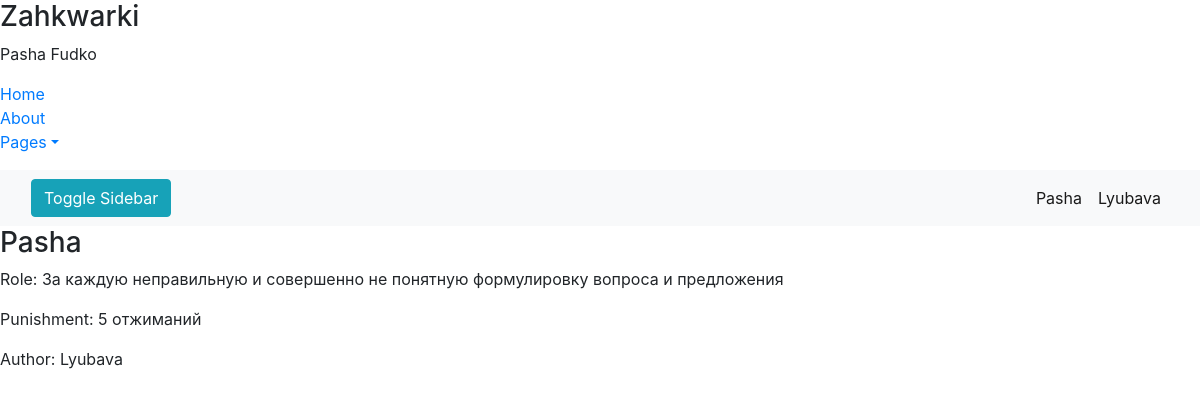
The app's page /show_user_list/2 with its own data.
### blog/models.py (models this page shows, shortened)
class Post(models.Model):
    id = models.AutoField(primary_key=True)
    author = models.ForeignKey('auth.User', on_delete=models.CASCADE, related_name='author')
    for_whom = models.ForeignKey('auth.User', on_delete=models.CASCADE, related_name='for_whom')
    text = models.TextField()
    punishment_count = models.PositiveIntegerField()
    punishment_type = models.CharField(max_length=50)
    punishment_quantity = models.PositiveIntegerField(default=0)
    created_date = models.DateTimeField(default=timezone.now)
    published_date = models.DateTimeField(blank=True, null=True)

### blog/views.py (the view)
# urls.py: path('show_user_list/<int:id>', views.show_user_list, name='user_list'),
def show_user_list(request, id):
    try:
        user = User.objects.get(id=id)
        posts = Post.objects.filter(for_whom=id)
        users = User.objects.exclude(username='admin')
    except User.DoesNotExist:
        return render(request, 'not_found.html')
    return render(request, 'blog/show_user_list.html', {'user': user, 'users': users, 'posts': posts})

### blog/templates/blog/show_user_list.html (shortened to what this page needs)
{% extends 'blog/post_list.html' %}
{% block content %}
    <h3>{{ user.username }}</h3>
    {% for post in posts %}
        <div class="row">
            <div class="col-11">
                <p>Role: {{ post.text }}</p>
                <p>Punishment: {{ post.punishment_quantity }} {{ post.punishment_type }}</p>
                <p>Author: {{ post.author }}</p>
            </div>
        </div>
    {% endfor %}
{% endblock %}

### blog/templates/blog/post_list.html (shortened to what this page needs)
<html>
  <head>
    <link rel="stylesheet" href="https://stackpath.bootstrapcdn.com/bootstrap/4.2.1/css/bootstrap.min.css">
    {% load static %}
    <link rel="stylesheet" type="text/css" href="{% static 'css/style.scss' %}">
  </head>
  <body>
    <div class="wrapper" id="app">
        {% block sidebar %}
            <nav id="sidebar">
                <div class="sidebar-header">
                    <h3>Zahkwarki</h3>
                </div>
                <ul class="list-unstyled components">
                    <p>Pasha Fudko</p>
                    <li class="">
                        <a href="{% url 'post_list' %}">Home</a>
                    </li>
                    <li>
                        <a href="{% url 'about' %}">About</a>
                    </li>
                    <li>
                        <a href="#pageSubmenu" data-toggle="collapse" aria-expanded="false" class="dropdown-toggle">Pages</a>
                    </li>
                </ul>
            </nav>
        {% endblock %}
        <div id="content">
            {% block header %}
                <nav class="navbar navbar-expand-lg navbar-light bg-light">
                    <div class="container-fluid">
                        <button type="button" id="sidebarCollapse" class="btn btn-info">
                            <span>Toggle Sidebar</span>
                        </button>
                        <div class="collapse navbar-collapse" id="navbarSupportedContent">
                            <ul class="nav navbar-nav ml-auto">
                                {% for user in users %}
                                    <li class="nav-item active">
                                        <a class="nav-link" href="{% url 'user_list' user.id %}">{{ user.username }}</a>
                                    </li>
                                {% endfor %}
                            </ul>
                        </div>
                    </div>
                </nav>
            {% endblock %}
            {% block content %}{% endblock %}
        </div>
    </div>
  </body>
</html>

### records on screen
Post: text "За каждую неправильную и совершенно не понятную формулировку вопроса и предложения", punishment_quantity "5", punishment_type "отжиманий", author "Lyubava"

### other values on screen
{{ user.username }} "Pasha"
{{ user.username }} "Lyubava"
